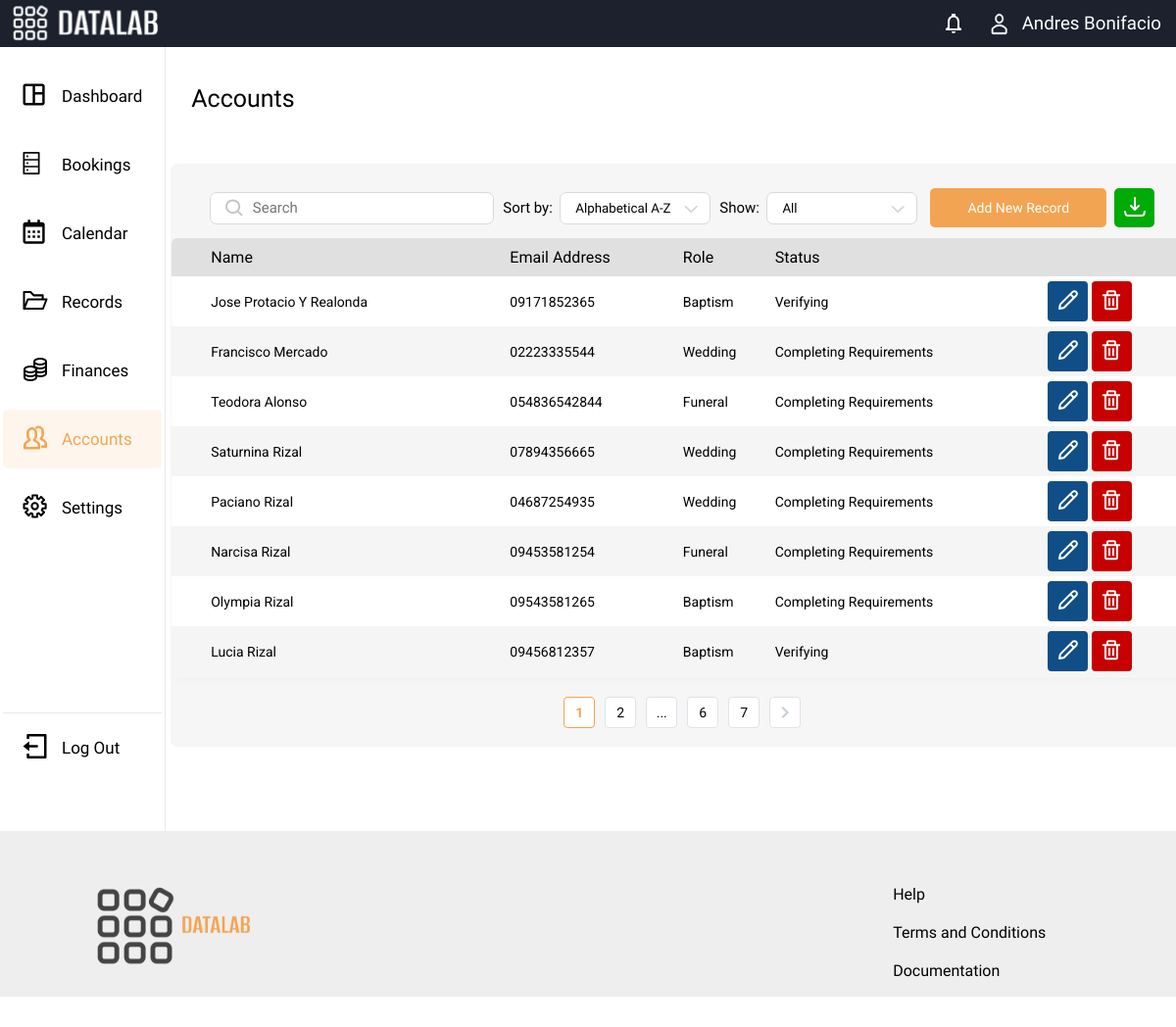
The page /accounts.php on the database its author committed.
### tables this page shows
CREATE TABLE `tb_dl_recordtest` (
  `name` varchar(50) NOT NULL,
  `num` varchar(20) NOT NULL,
  `address` varchar(200) NOT NULL,
  `event` text NOT NULL,
  `date` date NOT NULL,
  `status` text NOT NULL,
  `id` int(200) NOT NULL
);

### table_pagination.php (called while the page is built, shortened)
<?php
    require_once('config.php');
    if(isset($_GET['page']))
    {
        $tb_page = $_GET['page'];
    }
    else
    {
        $tb_page = 1;
    }
    $num_per_page = 8;
    $start_from = ($tb_page-1)*8;
    $query = "select * from tb_dl_recordtest limit $start_from,$num_per_page";
    $result = mysqli_query($con,$query);
?>

### accounts.php (the view, shortened to what this page needs)
<?php require("table_pagination.php"); ?>
<!DOCTYPE html>
<head>
    <link rel="stylesheet" type="text/css" href="css/global.css">
    <link rel="stylesheet" type="text/css" href="css/accounts.css">
    <?php $page = "accounts";
    require("navbar.php"); ?>
</head>
<body>
    <div class="sidenav-accounts">
    <?php require("sidenav.php"); ?>
    <div class="container1">
        <h1>Accounts</h1>
        <div class="bookings-table" id="bookings-table">
            <div class="search-download-cont">
                <div class="search-sort-show">
                    <form action="">
                        <div class="searchbar-wrapper">
                            <img src="assets/search.svg" alt="Search icon">
                            <input type="search" id="" name="" placeholder="Search">
                        </div>
                    </form>
                    <div class="record-filter">
                        <h4>Sort by: &nbsp;</h4>
                        <div class="select-wrapper">
                            <select name="" id="">
                                <option value="">Alphabetical A-Z</option>
                            </select>
                        </div>
                    </div>
                    <div class="record-filter">
                        <h4>Show: &nbsp;</h4>
                        <div class="select-wrapper">
                            <select name="" id="">
                                <option value="">All</option>
                            </select>
                        </div>
                    </div>
                </div>
                <div class="addrecord-download">
                    <button onclick="window.location.href='records_addRecord.php'" class="add-record">Add New Record</button>
                    <button class="download-records">
                    </button>
                </div>
            </div>
            <div class="records-table">
                <table class="web">
                    <thead>
                        <tr>
                            <th>Name</th>
                            <th>Email Address</th>
                            <th>Role</th>
                            <th>Status</th>
                            <th> </th>
                        </tr>
                    </thead>
                    <tbody>
                        <?php while($row=mysqli_fetch_assoc($result)) { ?>
                        <tr>
                            <td> <?php echo $row['name']; ?> </td>
                            <td> <?php echo $row['num']; ?> </td>
                            <td> <?php echo $row['event']; ?> </td>
                            <td> <?php echo $row['status']; ?> </td>
                            <td>
                                <button class="btn-acc-edit">
                                    <img src="assets/edit.svg" alt="">
                                </button>
                                <button class="btn-delete">
                                    <img src="assets/delete.svg" alt="">
                                </button>
                            </td>
                        </tr>
                        <?php } ?>
                    </tbody>
                </table>
            </div>
            <div class="table-pagination web">
            <?php
                $pr_query = "select * from tb_dl_recordtest ";
                $pr_result = mysqli_query($con,$pr_query);
                $total_record = mysqli_num_rows($pr_result );
                $total_page = ceil($total_record/$num_per_page);
                for($i=1;$i<= $total_page;$i++) {
                    $active = $i == $tb_page ? 'class="active"' : '';
                    if($i<3) {
                        echo "<div ". $active ."><a href='records.php?page=".$i."#bookings-table' >$i</a></div>";
                    }
                    if($total_page>5 && $i==5){
                        echo "<div><a> ... </a></div>";
                    }
                    elseif ($i>=($total_page-1)) {
                        echo "<div ". $active ."><a href='records.php?page=".$i."#bookings-table' >$i</a></div>";
                    }
                }
                if($i>$tb_page){
                    echo "<div><a href='records.php?page=".($tb_page+1)."#bookings-table' >
                        <svg width='8' height='12' viewBox='0 0 8 12' fill='none' xmlns='http://www.w3.org/2000/svg'>
                        <path d='M0.589966 10.59L5.16997 6L0.589966 1.41L1.99997 0L7.99997 6L1.99997 12L0.589966 10.59Z' fill='#C4CDD5'/>
                        </svg>
                    </a></div>";
                }
            ?>
            </div>
        </div>
    </div>
    </div>
</body>
<footer>
</footer>
</html>

### navbar.php (shortened to what this page needs)
<!DOCTYPE html>
    <head>
    </head>
    <body>
        <section class="navbar-top">
            <div class="logo">
                <img class="web" src="assets/logo full white.svg" alt="Datalab Logo and Text White">
            </div>
            <div class="top-icons ">
                <a class="web" href="">
                    </a>
                <a href="" class="user-wrapper web">
                    <h3> <?php echo "Andres Bonifacio" ?> </h3>
                </a>
            </div>
        </section>
    </body>
</html>

### sidenav.php (shortened to what this page needs)
<!DOCTYPE html>
<head>
</head>
<body>
    <div class="sidenav">
            <ul class="sidenav__pages">
            <li class="<?php if ($page == "dashboard") {echo "active-page";} ?>" >
                <a href="">
                    <div>
                    </div>
                    <h3>Dashboard</h3>
                </a>
            </li>
            <li class="<?php if ($page == "bookings") {echo "active-page "; echo "fill-stroke";} ?>" >
                <a href="">
                    <div>
                    </div>
                    <h3>Bookings</h3>
                </a>
            </li>
            <li class="<?php if ($page == "calendar") {echo "active-page";} ?>" >
                <a href="">
                    <div>
                    </div>
                    <h3>Calendar</h3>
                </a>
            </li>
            <li class="<?php if ($page == "records") {echo "active-page";} ?>" >
                <a href="">
                    <div>
                    </div>
                    <h3>Records</h3>
                </a>
            </li>
            <li class="<?php if ($page == "finances") {echo "active-page";} ?>" >
                <a href="">
                    <div>
                    </div>
                    <h3>Finances</h3>
                </a>
            </li>
            <li class="<?php if ($page == "accounts") {echo "active-page";} ?>" >
                <a href="">
                    <div>
                    </div>
                    <h3>Accounts</h3>
                </a>
            </li>
            <li class="<?php if ($page == "settings") {echo "active-page";} ?>" >
                <a href="">
                    <div>
                    </div>
                    <h3>Settings</h3>
                </a>
            </li>
            <div class="space"></div>
            <li class="<?php if ($page == "logout") {echo "active-page";} ?>" >
                <a href="">
                    <div>
                    </div>
                    <h3>Log Out</h3>
                </a>
            </li>
        </ul>
    </div>
</body>
</html>

### css/global.css (style rules this page uses)
*, *::before, *::after { margin: 0; padding: 0; font-family: 'Almarai', sans-serif; font-weight: 400; box-sizing: inherit; }
div { box-sizing: border-box; }
form input[type=text], form input[type=date], select { padding: 0 10px 0 15px; background: #FFFFFF; border: 1px solid #D9D9D9; border-radius: 7px; }
a { text-decoration: none; }
thead th, tbody td { font-family: 'Roboto', sans-serif; }
.searchbar-wrapper { display: flex; flex-direction: row !important; align-items: center; width: 290px; height: 33px; background-color: white; border-radius: 7px; border: 1px solid #D9D9D9; padding-left: 15px; }
.searchbar-wrapper img { height: 60%; max-height: 18.5px; }
input[type="search"] { width: 290px; height: 30px; border-radius: 7px; border: none; align-items: center; padding: 0 5px 0 10px; font-size: 15px; }
.select-wrapper { position: relative; display: flex; align-items: center; width: 154px; height: 33px; border-radius: 7px; border: 1px solid #D9D9D9; background-color: white; background-image: url("../assets/select arrow.svg"); background-size: 9%; background-repeat: no-repeat; background-position: 91% 56%; }
select { position: relative; width: 154px; height: 33px; border-radius: 7px; border: none; background: none; -webkit-appearance: none; -moz-appearance: none; appearance: none; }
button { border-radius: 5px; border: none; color: white; height: 40px; font-size: 14px; cursor: pointer; }
button.add-record { width: 180px; background-color: #F3A452; }
button.download-records { width: 41px; background: #00AA07; }
.bookings-table { border-radius: 7px; height: 595px; background: #F6F6F6; margin: auto; margin-bottom: 7px; padding: 15px 0 0; }
.bookings-table .search-download-cont { display: flex; padding: 10px 40px; justify-content: space-between; }
.search-sort-show { width: 735px; display: flex; }
.bookings-table form { display: flex; align-items: center; margin-right: 9px; }
.searchbar-wrapper { width: 290px; height: 33px; }
input[type="search"] { width: 290px; height: 30px; }
.addrecord-download { display: flex; width: 229px; justify-content: space-between; }
.search-download-cont .record-filter { position: relative; display: flex; align-items: center; font-size: 14px; margin-right: 9px; }
.record-filter h4 { font-size: 15px; }
.record-filter .select-wrapper { width: 154px; height: 33px; }
.record-filter select { width: 154px; height: 33px; }
.bookings-table table { border-collapse: collapse; width: 100%; border-radius: 7px; overflow: hidden; border: 1px solid #E9E9E9; box-shadow: 4px 4px 4px rgba(233, 233, 233, 0.25); }
table thead { background-color: #E0E0E0; border-radius: 7px; }
table thead th { text-align: start; padding: 10px 0; }
table tbody { font-size: 14px; }
.bookings-table tbody tr:nth-of-type(odd) { background-color: white; }
table tbody tr:nth-of-type(even) { background: #F5F5F5; }
table td { padding: 15px 0; }
table tr th:first-child, table tr td:first-child { padding: 0 0 0 40px; }
.table-pagination { display: flex; justify-content: center; }
.table-pagination div { width: 32px; height: 32px; background: white; border: .0625rem solid #DFE3E8; border-radius: 4px; font-family: 'Roboto', sans-serif; font-size: 14px; margin: 0 5px; }
.table-pagination a { display: flex; align-items: center; justify-content: center; height: 100%; width: 100%; color: black; }
.table-pagination .active, .table-pagination .active a { border-color: #F3A452; color: #F3A452; fill: #F3A452; font-weight: 700; }

### css/accounts.css (style rules this page uses)
.sidenav-accounts { display: flex; }
.sidenav-accounts .container1 { width: 100%; padding: 5px; }
.sidenav-accounts .container1 > h1 { margin: 33px 0 52px 21px; font-size: 25px; }
.sidenav-accounts table td { padding: 5px 0; }
.sidenav-accounts .records-table { margin-bottom: 20px; }
.btn-acc-edit, .btn-delete { width: 41px; height: 41px; border-radius: 4px; }
.btn-acc-edit { background: #104E88; }
.btn-delete { background: #C70000; }

### navbar.php (style rules this page uses)
.navbar-top { display: flex; width: 100%; height: 48px; background: #1C212D; position: relative; justify-content: space-between; }
.logo { display: flex; }
.navbar-top .top-icons, .navbar-top .user-wrapper { display: flex; color: white; align-items: center; }
.top-icons a { display: flex; align-items: center; height: 100%; padding: 0 15px; }
.user-wrapper h3 { margin-left: 15px; font-weight: 400; }

### rows shown on the page
tb_dl_recordtest: name "Jose Protacio Y Realonda", num "09171852365", event "Baptism", status "Verifying"
tb_dl_recordtest: name "Francisco Mercado", num "02223335544", event "Wedding", status "Completing Requirements"
tb_dl_recordtest: name "Teodora Alonso", num "054836542844", event "Funeral", status "Completing Requirements"
tb_dl_recordtest: name "Saturnina Rizal", num "07894356665", event "Wedding", status "Completing Requirements"
tb_dl_recordtest: name "Paciano Rizal", num "04687254935", event "Wedding", status "Completing Requirements"
tb_dl_recordtest: name "Narcisa Rizal", num "09453581254", event "Funeral", status "Completing Requirements"
tb_dl_recordtest: name "Olympia Rizal", num "09543581265", event "Baptism", status "Completing Requirements"
tb_dl_recordtest: name "Lucia Rizal", num "09456812357", event "Baptism", status "Verifying"
